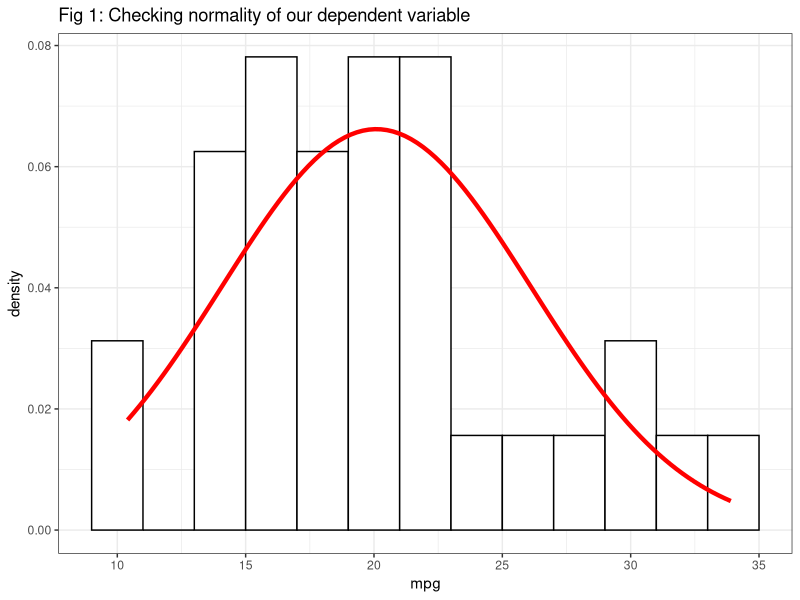
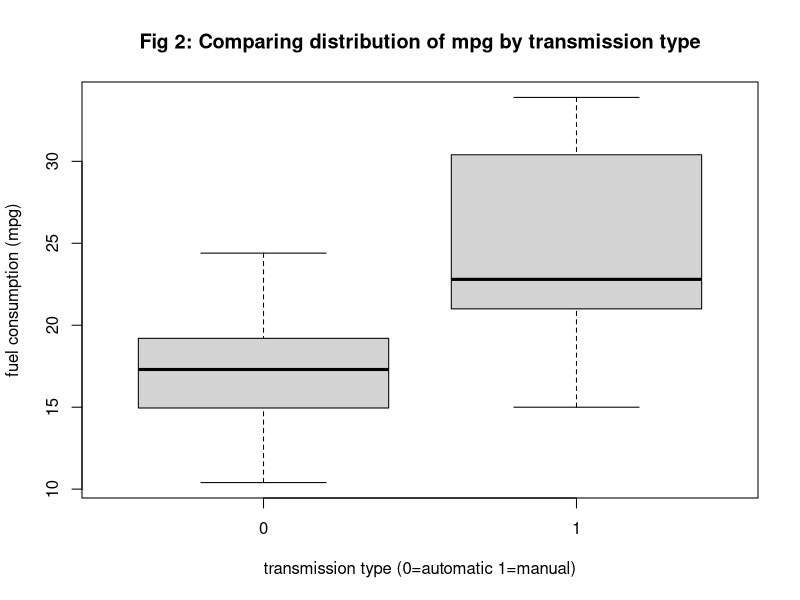

Reproduce these figures in R, in order.
## ---- chunk 1
knitr::opts_chunk$set(echo = TRUE)
## ---- chunk 2
library(datasets)
head(mtcars,1)
str(mtcars)
library(dplyr)
mtcars <- mtcars %>% mutate(cyl=as.factor(cyl), am=as.factor(am), vs=as.factor(vs), gear=as.factor(gear))
## ---- chunk 3
tapply(mtcars$mpg,mtcars$am,mean)
## ---- chunk 4
library(ggplot2)
g <- ggplot(data=mtcars,aes(x = mpg))+ labs(title="Fig 1: Checking normality of our dependent variable") 
g <- g + geom_histogram(aes(y = ..density..), fill = "white", binwidth=2, colour = "black")
g + stat_function(fun=dnorm,colour="red", 
                  size=1.5, args=list(mean=mean(mtcars$mpg), sd=sd(mtcars$mpg)))+theme_bw()

## ---- chunk 5
boxplot(mtcars$mpg~mtcars$am,xlab="transmission type (0=automatic 1=manual)", ylab="fuel consumption (mpg)", main="Fig 2: Comparing distribution of mpg by transmission type")
## ---- chunk 6
fit_main <- lm(mpg~am,data=mtcars)
summary(fit_main)
## ---- chunk 7
fit_full <- lm(mpg~.,data=mtcars)
anova(fit_full,fit_main)
## ---- chunk 8
fit_red <- lm(mpg~am+hp+wt,data=mtcars)
anova(fit_full,fit_red)
anova(fit_red,fit_main)
